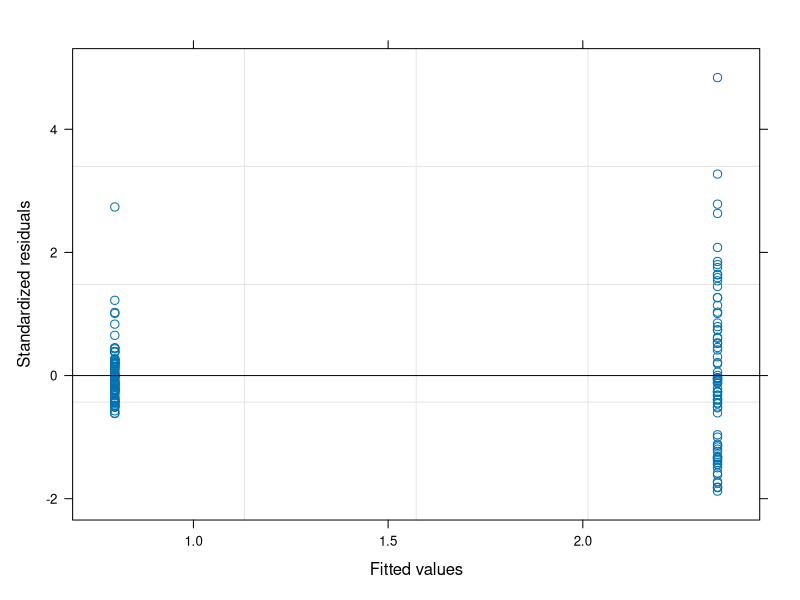
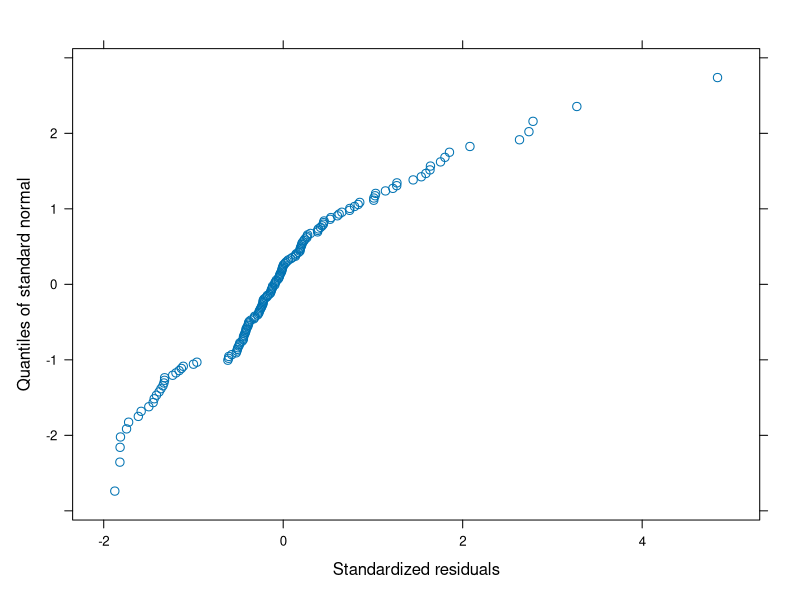
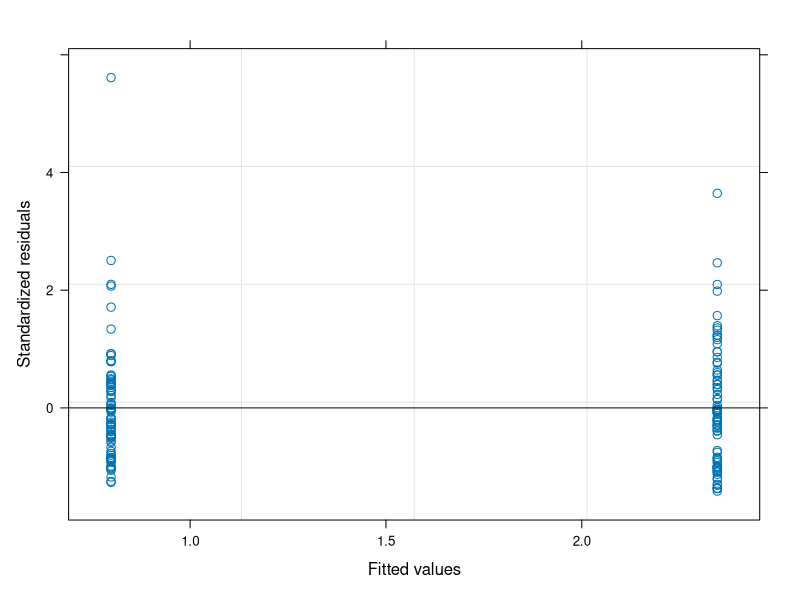
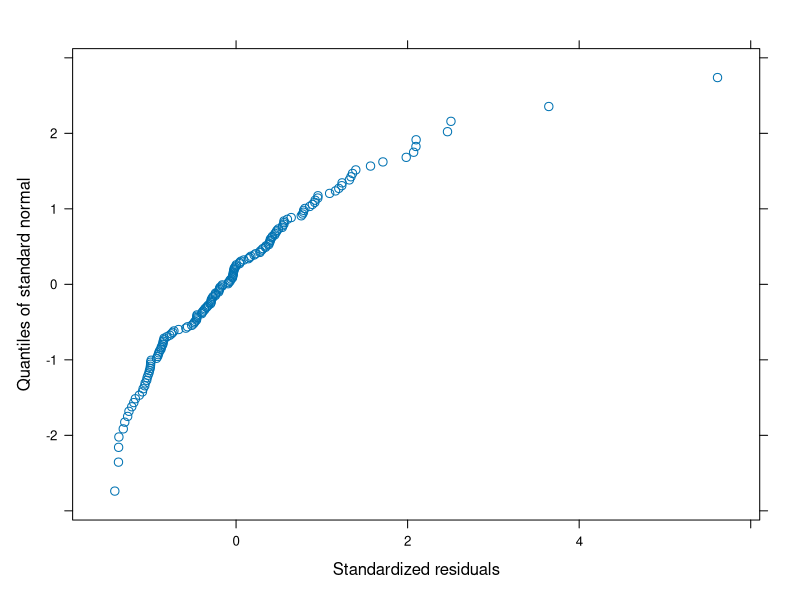

These charts were generated, in order, by the following R code:
rm(list = ls())
library(dplyr)
library(ggplot2)
library(lubridate)
library(tidyverse)
library(lubridate)
library(MASS)

#changed to read.csv as have old version of R on the computer I was using, change back to read_csv for your version
#changed to dat, as "data" is a function
dat<-read.csv("PAN.Spreadsheet.aeb.csv")

#re-organized the spreadsheet

#want a lme, with day as the random effect
library(nlme)

m1 <- lme(HV ~ Year, data=dat, random=~1|Unique.Day)

#check the model fit
plot(m1)
qqnorm(m1)

#homogeneity of variance not supported, so modelling with Day as a random effect, and the variance structure in each Year
m2 <- lme(HV ~ Year, weights=varIdent(form=~1|Year),data=dat, random=~1|Unique.Day)
#m2 is much better
anova(m1,m2)

plot(m2) 
qqnorm(m2) #to look at residuals and Q-Qplot
summary(m2) #take a snapshot for the form

#you can calculate % difference from the summary table directly, or by using predict (which is nice for complicated models so showing you here)
no.covid<-data.frame(Year=2019)
covid<-data.frame(Year=2020)

#you can calculate from the summary table and backtransform, or get predictions using predict, and I think we just need the main effect, i.e., % difference as a covid effect which can then be weighted using the df and t-statistic
no.cov.pred<-predict(m2,no.covid,level=0)
cov.pred<-predict(m2,covid,level=0)

#estimate how much % change
round(((cov.pred-no.cov.pred)/no.cov.pred)*100)
#so according to this approach, you have a 194% increase in activity during covid period



